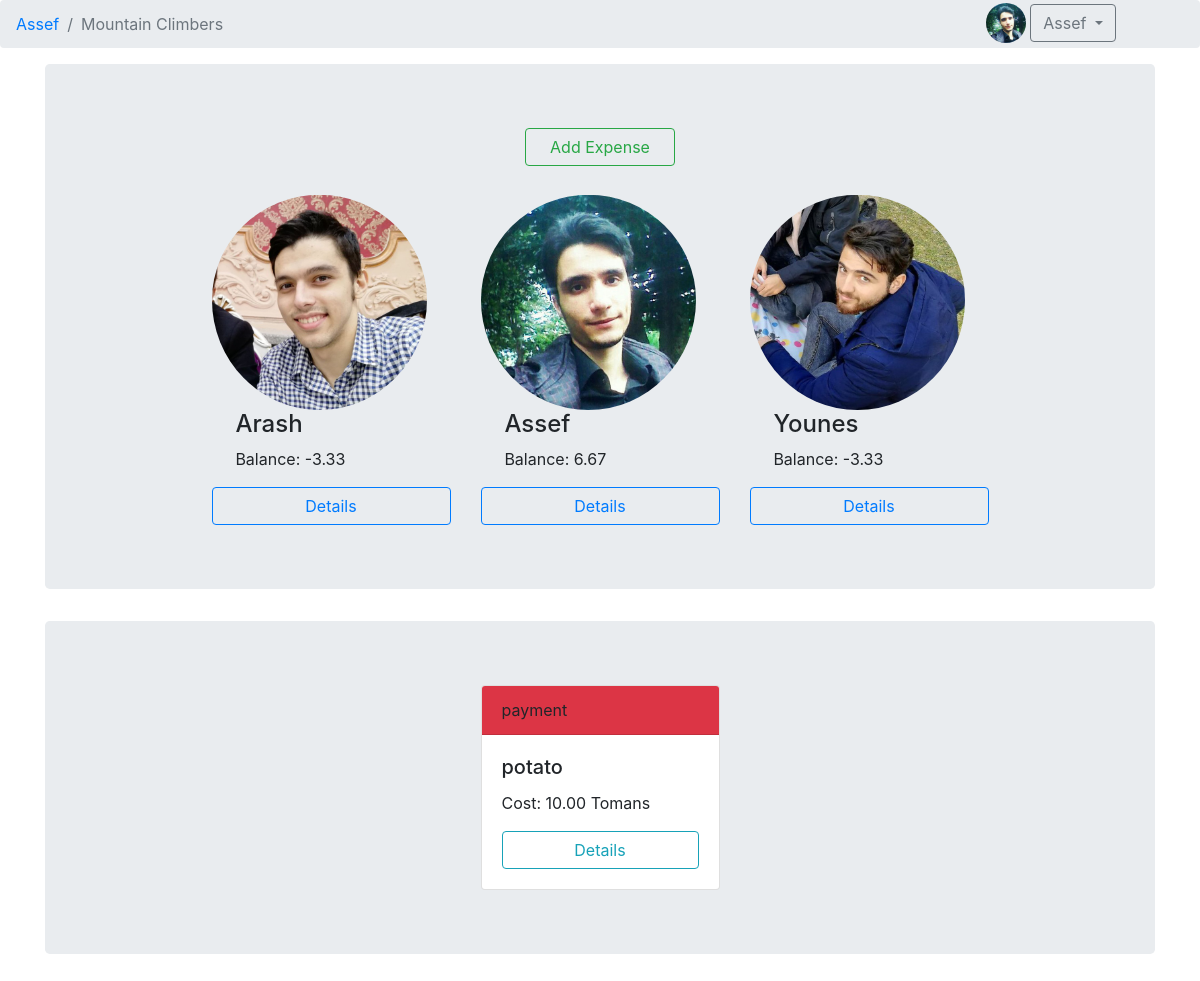
The app's page /mountain/view (signed in) with its own data.
### main/models.py (models this page shows, shortened)
class Account(models.Model):
    user = models.OneToOneField(User, on_delete=models.CASCADE)
    profile_picture = models.ImageField(
        upload_to='main/static/img/profile_pictures', blank=True)
    def get_add_url(self):
        return f"/add-group"
    def get_absolute_url(self):
        return f"{self.user.get_username()}"
    def get_profile_picture_address(self):
        return self.profile_picture.url[4:]

class Group(models.Model):
    group_id = models.SlugField(max_length=20, unique=True)
    group_name = models.CharField(max_length=20)
    admin_fk = models.ForeignKey(Account, on_delete=models.CASCADE)
    group_picture = models.ImageField(
        upload_to='main/static/img/group_pictures', blank=True)

class GroupMember(models.Model):
    group_fk = models.ForeignKey(Group, on_delete=models.CASCADE)
    member_fk = models.ForeignKey(Account, on_delete=models.CASCADE)
    balance = models.FloatField(default=0)

class Expense(models.Model):
    expense_type = models.CharField(max_length=10, default='payment')
    group_fk = models.ForeignKey(Group, on_delete=models.CASCADE)
    adder_fk = models.ForeignKey(Account, on_delete=models.CASCADE,
                                 related_name='adder_fk')
    payer_fk = models.ForeignKey(Account, on_delete=models.CASCADE,
                                 related_name='payer_fk')
    title = models.CharField(max_length=20)
    cost = models.FloatField(default=0)
    date_time = models.DateTimeField(auto_now=True, null=True)

### main/views.py (the view)
# urls.py: path('<slug:group_id>/view', views.group_view),
@login_required(login_url='/login')
def group_view(request, group_id):
    if request.method == 'POST':
        try:
            member_id = request.POST['member_id']
            group = Group.objects.get(group_id=group_id)
            member = Account.objects.get(
                user=User.objects.get(username=member_id))
            GroupMember.objects.create(group_fk=group, member_fk=member)
            expenses = Expense.objects.filter(group_fk=group)
            for expense in expenses:
                ExpenseRatio.objects.create(
                    expense_fk=expense, member_fk=member)
            return redirect(group_view, group_id=group_id)
        except Exception:
            title = 'Add New Member Error'
    else:
        title = 'Group'
    template_name = 'group.html'
    group = Group.objects.get(group_id=group_id)
    account = Account.objects.get(user=request.user)
    members = GroupMember.objects.filter(group_fk=group)
    expenses = Expense.objects.filter(group_fk=group)
    balance_details = BalanceDetail.objects.filter(group_fk=group)
    ratioes_list = []
    for expense in expenses:
        ratioes = ExpenseRatio.objects.filter(expense_fk=expense)
        ratioes_list.append(ratioes)
    details = {}
    for member in members:
        temp = {}
        for balance_detail in balance_details:
            if balance_detail.debtor_fk == member.member_fk:
                temp[balance_detail.creditor_fk.user.username] = balance_detail.amount
            elif balance_detail.creditor_fk == member.member_fk:
                temp[balance_detail.debtor_fk.user.username] = balance_detail.amount
        details[member.member_fk.user.username] = temp
    context = {'title': title, 'group': group,
               'members': members, 'account': account,
               'expenses': expenses, 'details': details,
               'ratioes_list': ratioes_list}
    return render(request, template_name, context)

### main/templates/group.html (shortened to what this page needs)
{% extends "base.html" %}
{% load static %}
{% block navbar %}
{% include 'breadcumber.html' %}
{% endblock %}
{% block content %}
<main role="main" class="container">
    <div class="jumbotron">
        <div class="row justify-content-center">
            <div class="col col-10 col-md-2">
                <button class="btn btn-outline-success" style="width: 100%;" data-toggle="modal"
                    data-target="#addExpense">Add
                    Expense</button>
            </div>
        </div>
        <div class="row justify-content-center">
            {% for member in members %}
            <div class="col col-12 col-sm-6 col-md-4 col-lg-3">
                {% if member.member_fk.profile_picture %}
                <img class="rounded-circle" src="{{ member.member_fk.get_profile_picture_address }}"
                    style="width: 90%; padding-top: 2%;">
                {% else %}
                <img class="rounded-circle" src="{% static 'img/default-profile-picture.png' %}"
                    style="width: 90%; padding-top: 2%;">
                </img>
                {% endif %}
                <h4 style="padding-left: 10%;">{{ member.member_fk.user.first_name }}</h4>
                <p style="padding-left: 10%;">Balance: {{ member.balance|floatformat:2 }}</p>
                {% if member.balance > 0.009 %}
                <button style="width: 100%;" class="btn btn-outline-primary" type="button" data-toggle="collapse"
                    data-target="#{{ member.member_fk.user.username }}" aria-expanded="false"
                    aria-controls="{{ member.member_fk.user.username }}">
                    Details
                </button>
                {% elif member.balance < -0.009 %}
                <button style="width: 100%;" class="btn btn-outline-primary" type="button" data-toggle="collapse"
                    data-target="#{{ member.member_fk.user.username }}" aria-expanded="false"
                    aria-controls="{{ member.member_fk.user.username }}">
                    Details
                </button>
                {% else %}
                <button style="width: 100%;" class="btn btn-outline-dark" type="button" data-toggle="collapse"
                    data-target="#{{ member.member_fk.user.username }}" aria-expanded="false"
                    aria-controls="{{ member.member_fk.user.username }}" disabled>
                    Details
                </button>
                {% endif %}
            </div>
            {% endfor %}
        </div>
    </div>
    <div class="jumbotron">
        <div class="row justify-content-center">
            {% for expense in expenses %}
            <div class="col col-12 col-sm-6 col-md-4 col-lg-3">
                <div class="card">
                    {% if expense.expense_type == 'payment' %}
                    <div class="card-header bg-danger">
                        {% endif %}
                            {{ expense.expense_type }}
                        </div>
                        <div class="card-body">
                            <h5 class="card-title">{{ expense.title }}</h5>
                            <p class="card-text">Cost: {{ expense.cost|floatformat:2 }} Tomans</p>
                            <button role="button" class="btn btn-outline-info" style="width: 100%" data-toggle="modal"
                                data-target="#a{{ expense.pk }}">Details</button>
                        </div>
                    </div>
                </div>
                {% endfor %}
            </div>
        </div>
</main>
{% endblock %}

### main/templates/breadcumber.html (shortened to what this page needs)
{% load static %}
<div class="dropdown" style="position: absolute; right: 7%; padding-top: 3px;">
    {% if account.profile_picture %}
    <img src="{{ account.get_profile_picture_address }}" class="rounded-circle" width="40" height="40"></img>
    {% else %}
    <img src="{% static 'img/default-profile-picture.png' %}" class="rounded-circle" width="40" height="40"></img>
    {% endif %}
    <button type="button" class="btn btn-outline-secondary dropdown-toggle" data-toggle="dropdown" aria-haspopup="true"
        aria-expanded="false">
        {{account.user.get_short_name}}
    </button>
</div>
<nav aria-label="breadcrumb">
    <ol class="breadcrumb">
        {% if group %}
        <li class="breadcrumb-item"><a href="/{{account.get_absolute_url}}">{{account.user.get_short_name}}</a></li>
        <li class="breadcrumb-item active" aria-current="page">{{group.group_name}}</li>
        {% else %}
        <li class="breadcrumb-item active" aria-current="page">{{account.user.get_short_name}}</li>
        {% endif %}
    </ol>
</nav>

### records on screen
Account: get_profile_picture_address (picture), user.get_short_name "Assef"
Group: group_name "Mountain Climbers"
GroupMember: member_fk.get_profile_picture_address (picture), member_fk.user.first_name "Arash", balance "-3.33"
GroupMember: member_fk.get_profile_picture_address (picture), member_fk.user.first_name "Assef", balance "6.67"
GroupMember: member_fk.get_profile_picture_address (picture), member_fk.user.first_name "Younes", balance "-3.33"
Expense: expense_type "payment", title "potato", cost "10.00"
